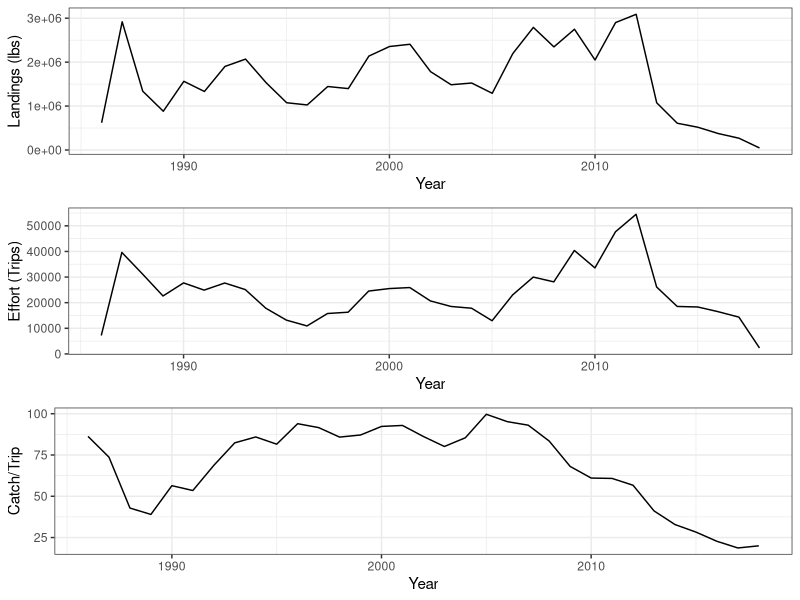

This figure's R source:
library("ggplot2")
library("tidyverse")
library("dplyr")
library("cowplot")

data<- read.csv ("landing_app/data/data.csv", header=T)

data_apalach <- data %>% 
  filter (area== "Apalach Landings" | area=="Apalach Trips" | area=="Apalach Per Trips")

#ggplot(data= data_apalach, aes( x= Year, y=measurement)) +
 # geom_line () +
  ##ylab("Measurement") +
  #theme_bw() +
  #facet_wrap(~area, ncol=1, scales = "free")


pertrip_plot<- data_apalach  %>% 
  filter (area=="Apalach Per Trips") %>% 
ggplot( aes( x= Year, y=measurement)) +
  geom_line () +
  ylab("Catch/Trip") +
  theme_bw() 

trip_plot <- data_apalach %>% 
  filter (area=="Apalach Trips") %>% 
ggplot(aes( x= Year, y=measurement)) +
  geom_line () +
  ylab("Effort (Trips)") +
  theme_bw() 


land_plots <- data_apalach %>% 
  filter (area== "Apalach Landings") %>% 
ggplot(aes( x= Year, y=measurement)) +
  geom_line () +
  ylab("Landings (lbs)") +
  theme_bw() 
  
plot_grid(land_plots, trip_plot, pertrip_plot, ncol=1 )
  